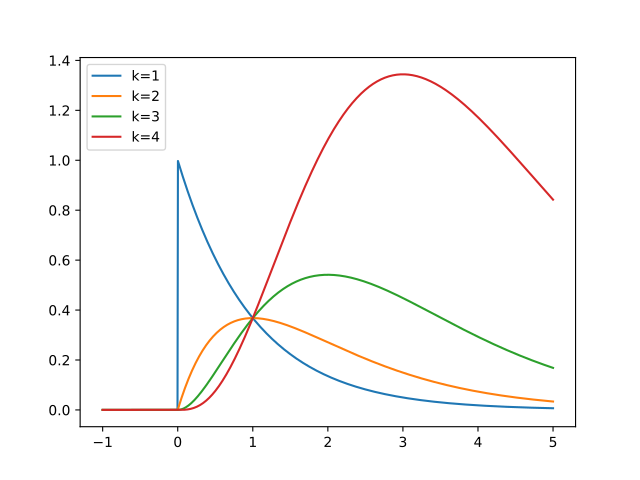

Recreate this plot in Python.
import matplotlib.pyplot as plt
import numpy as np
from pycsou.math.green import CausalGreenExponential

x=np.linspace(-1,5,1024)
for k in range(1,5):
   green=CausalGreenExponential(k)
   plt.plot(x, green(x))
plt.legend(['k=1', 'k=2', 'k=3', 'k=4'])
